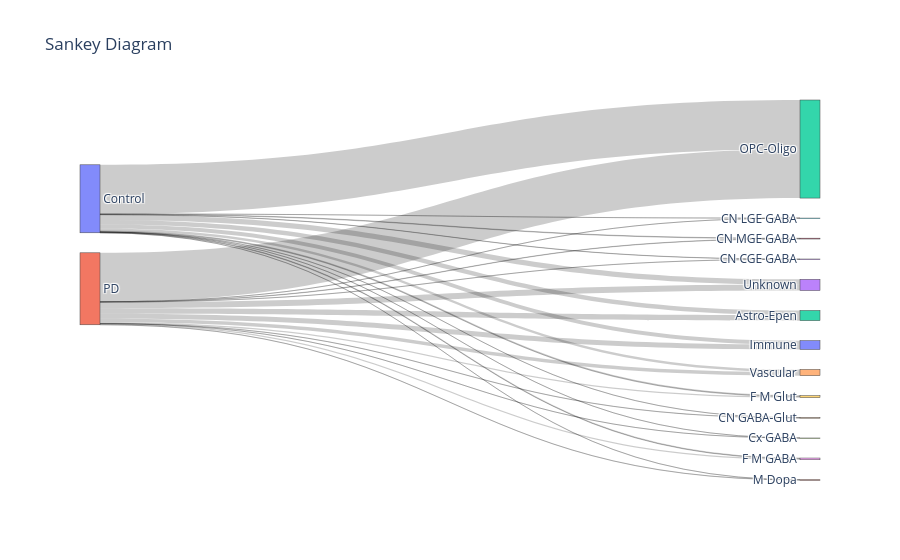

Write notebook code for a chart like this one.
### Code cell
sankey_from_obs(
    adata_neurons_tmp,
    source_col="condition_id",
    target_col="sn_high_level_class"
)

### Figure 1 — Plotly figure (JSON) as saved in the notebook; plotly's stock layout.template omitted (floating-point values rounded to 4 significant figures)
{"data": [{"link": {"source": [0, 0, 0, 0, 0, 0, 0, 0, 0, 0, 0, 0, 0, 1, 1, 1, 1, 1, 1, 1, 1, 1, 1, 1, 1, 1], "target": [2, 3, 4, 5, 6, 7, 8, 9, 10, 11, 12, 13, 14, 2, 3, 4, 5, 6, 7, 8, 9, 10, 11, 12, 13, 14], "value": [8323, 388, 246, 113, 973, 29, 1236, 1675, 7250, 148, 90767, 9587, 4830, 10461, 250, 319, 52, 595, 39, 1937, 2038, 9007, 307, 90328, 10940, 6667]}, "node": {"label": ["Control", "PD", "Astro-Epen", "CN CGE GABA", "CN GABA-Glut", "CN LGE GABA", "CN MGE GABA", "Cx GABA", "F M GABA", "F M Glut", "Immune", "M Dopa", "OPC-Oligo", "Unknown", "Vascular"], "pad": 20, "thickness": 20}, "type": "sankey"}], "layout": {"font": {"size": 12}, "title": {"text": "Sankey Diagram"}}}
